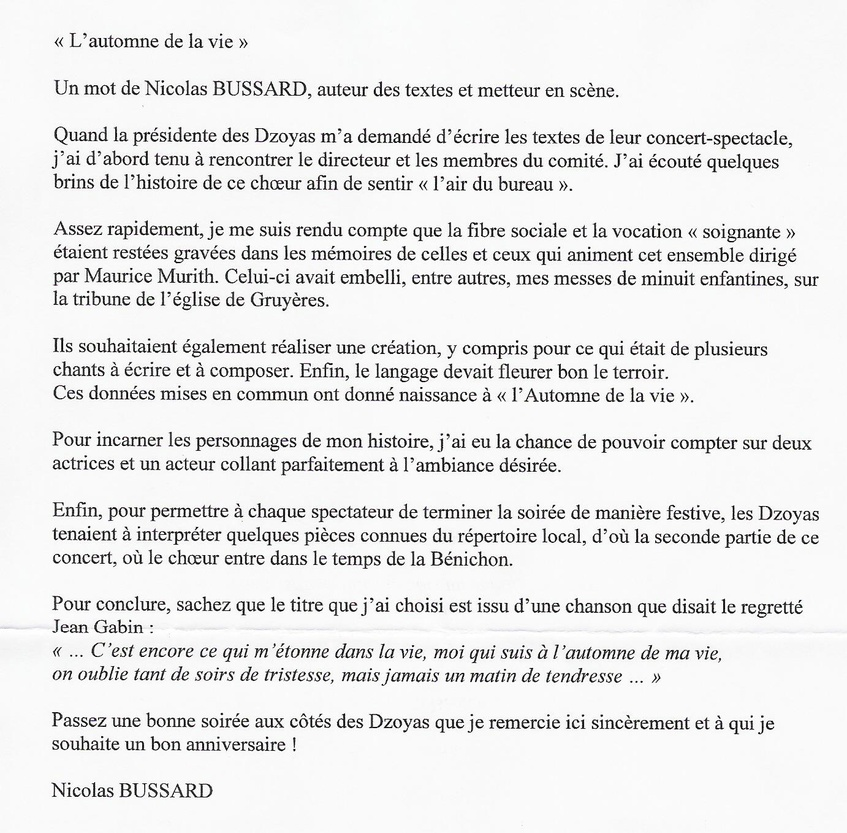
#> input picture testText1.jpg, 847 x 833 px, shrunk from 1382 x 1358 before the run
$ python -i Binarization.py   (imports and definitions only)
#> lines starting #> are read from the running program, lines starting #| are printed output that depends on the picture; after the words box and inside, x2 and y2 are one past the last pixel; in counts of white or black regions, pixels touching at a corner belong together
import numpy as np
import cv2
from matplotlib import pyplot as plt


# first try of the binarization
# [96 lines left out: functions binarization1, labelingConnectivity, not called in this run]

def binarization2(filename):
#> called with filename = 'testText1.jpg'
    img = cv2.imread(filename, 0)
#> img: shape (833, 847); min 0, max 255, mean 233.2

    # Get the Blurred Image
    img_blur = cv2.blur(img, (5,5))
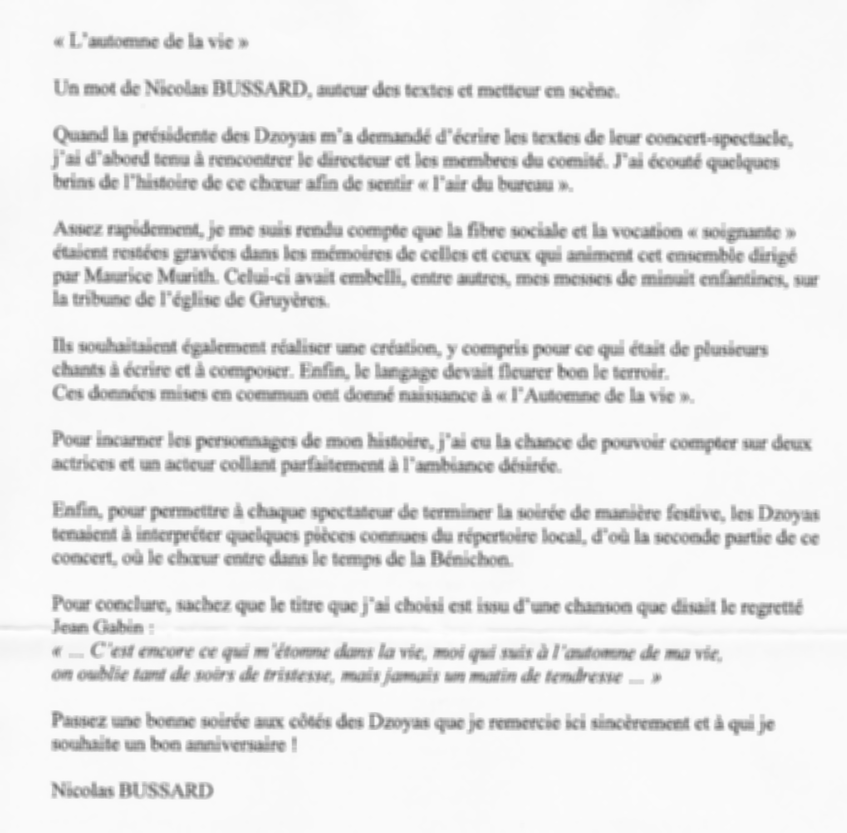
#> img_blur: shape (833, 847); min 94, max 254, mean 233.2

    # Getting the corresponding threshold images
    img_blur_th = cv2.adaptiveThreshold(img_blur, 255, cv2.ADAPTIVE_THRESH_GAUSSIAN_C, \
                                        cv2.THRESH_BINARY, 11, 3)
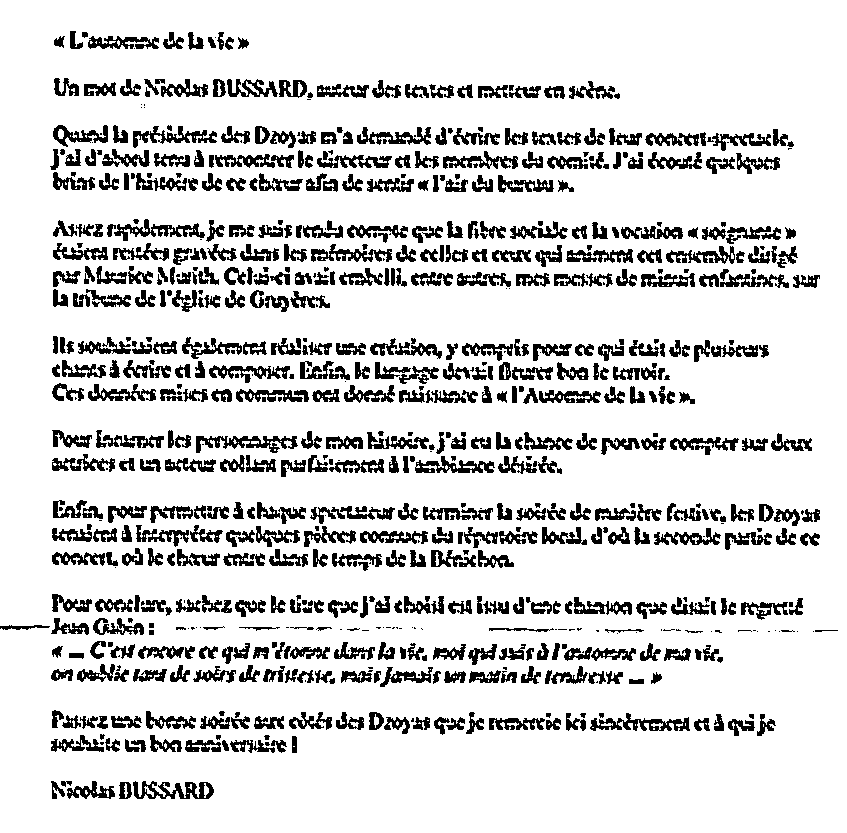
#> img_blur_th: shape (833, 847); 84.8% white; 794 black regions (154 under 20 px), largest, box (x1, y1, x2, y2) and area: (196, 436, 298, 453) 812, (590, 713, 690, 731) 789, (133, 781, 214, 799) 786

    # dilating results
    # kernel
    ker = np.ones((5,5),np.uint8)
    img_blur_th_morph = cv2.morphologyEx(img_blur_th, cv2.MORPH_OPEN, ker)
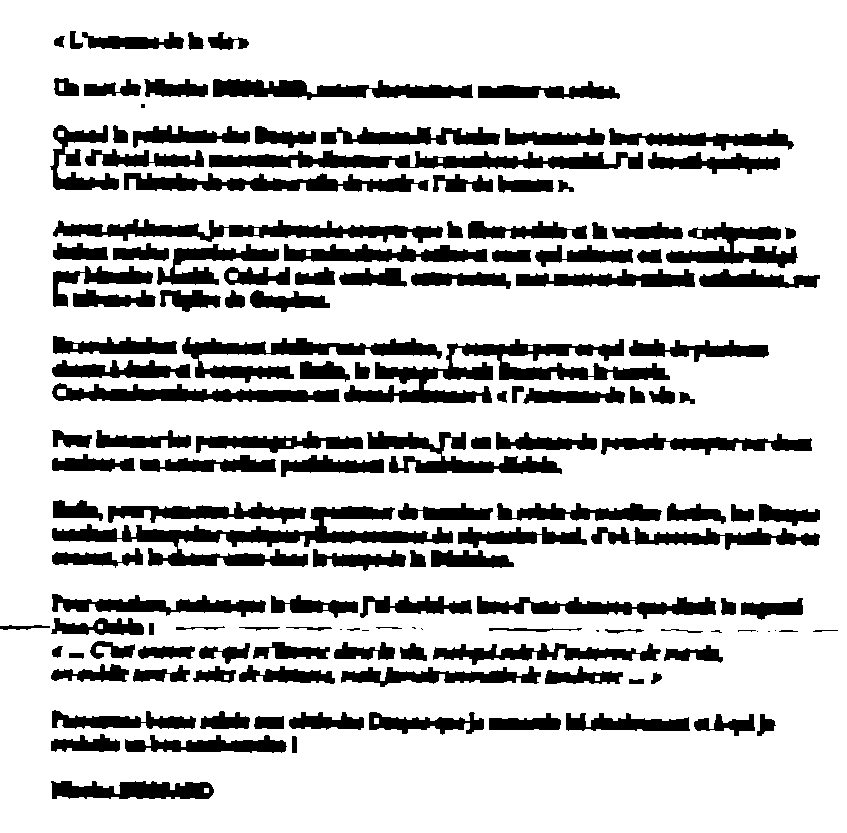
#> img_blur_th_morph: shape (833, 847); 78.5% white; 148 black regions (10 under 20 px), largest, box (x1, y1, x2, y2) and area: (52, 506, 453, 567) 7285, (344, 339, 670, 403) 6947, (209, 150, 643, 169) 4745

    img_th = cv2.adaptiveThreshold(img, 255, cv2.ADAPTIVE_THRESH_GAUSSIAN_C, \
                                        cv2.THRESH_BINARY, 11, 2)
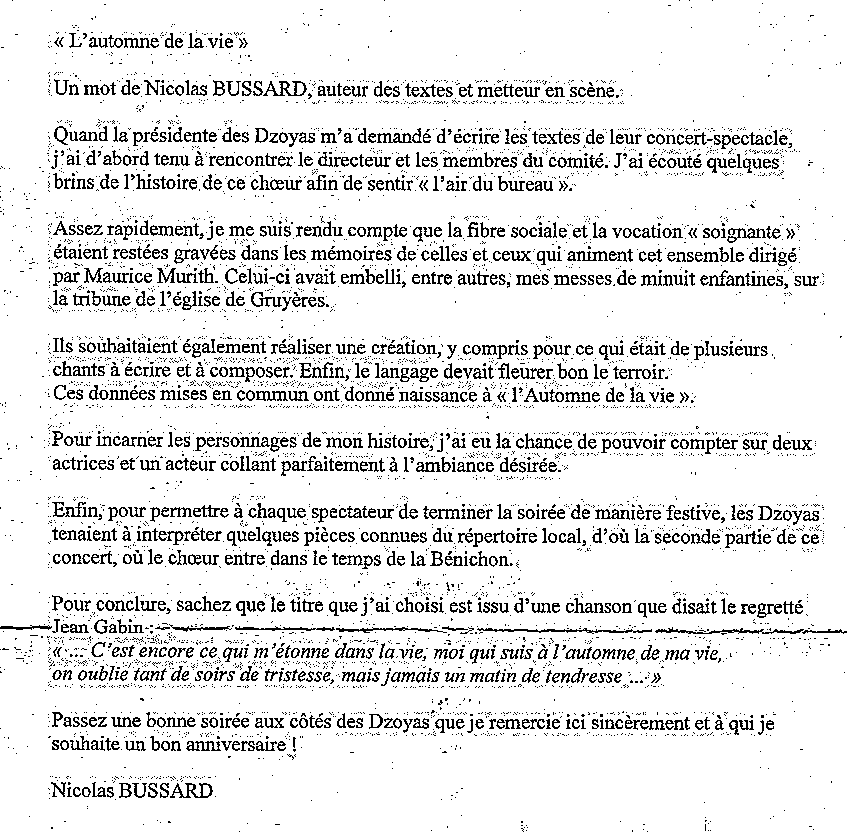
#> img_th: shape (833, 847); 89.8% white; black in thin lines or dots

    # return bluredMask(img_th, img_blur_th_morph)
    bluredMask(img_th, img_blur_th_morph)


def bluredMask(image, blurred_Image):
    for i in range(len(image)):
        for j in range(len(image[i])):
            if blurred_Image[i][j] == 255:
                image[i][j] = 255
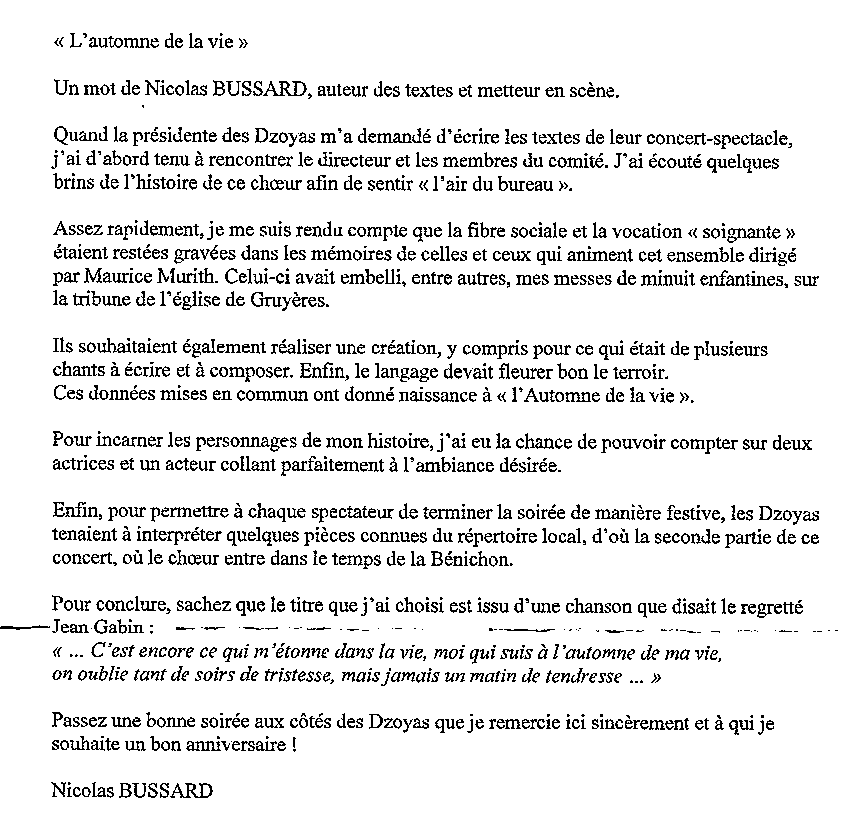
#> image: shape (833, 847); 91.1% white; black in thin lines or dots

    cv2.imwrite("res/cameraGetFrame.png", image)
    # return image

>>> result = binarization2('testText1.jpg')

$ run again, on testText2.jpg
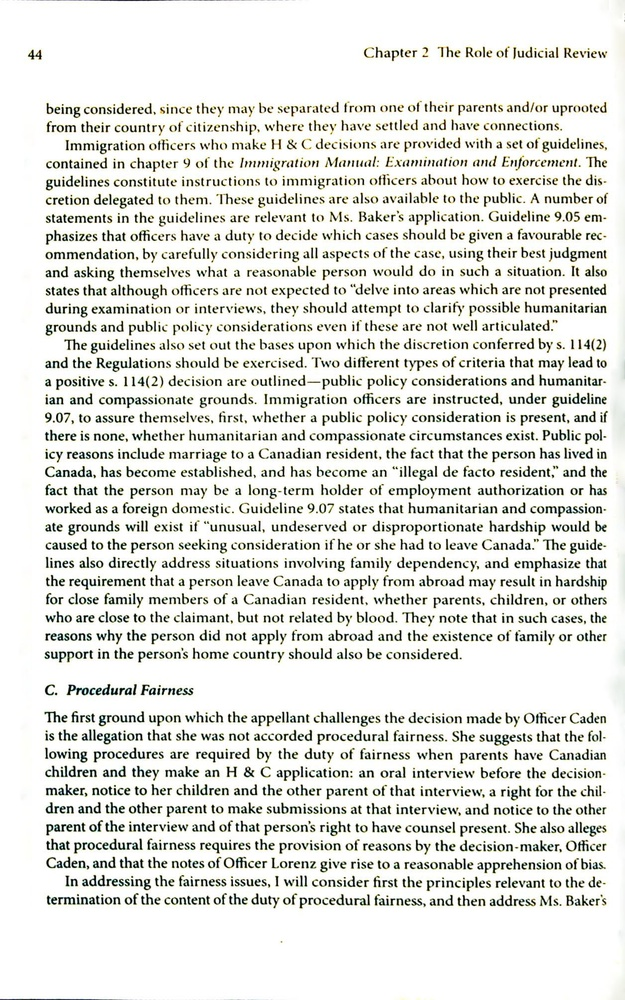
#> input picture testText2.jpg, 625 x 1000 px, shrunk from 1256 x 2008 before the run
#> in binarization2, `img_blur_th = cv2.adaptiveThreshold(img_blur, 255, cv2.ADAPTIVE_THRESH..`:
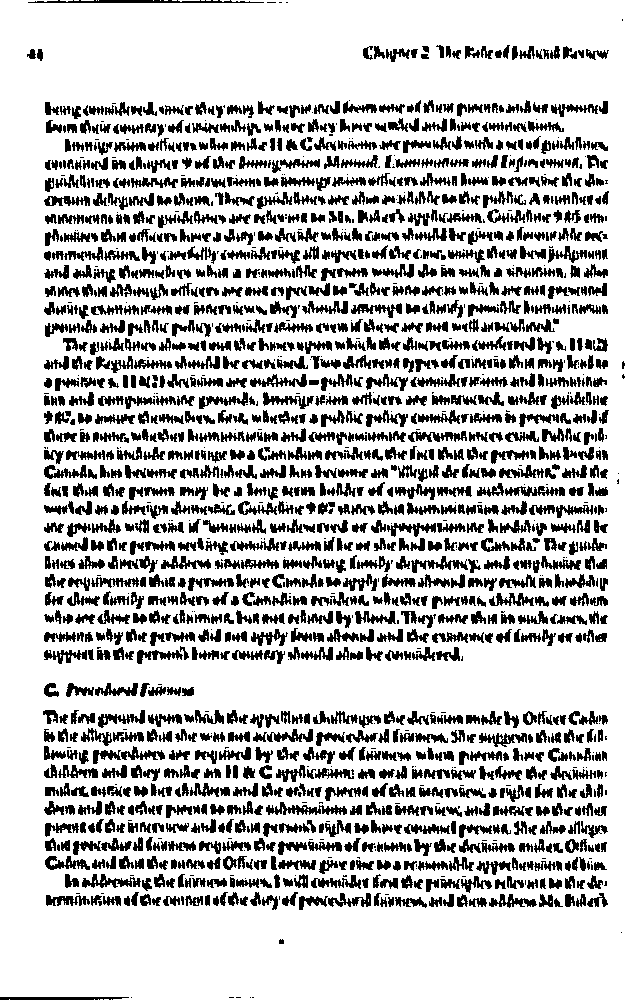
#> img_blur_th: shape (1000, 625); 76.4% white; 1759 black regions (316 under 20 px), largest, box (x1, y1, x2, y2) and area: (28, 0, 264, 3) 514, (266, 802, 347, 815) 504, (82, 874, 141, 888) 399
#> img_blur_th_morph: shape (1000, 625); 66.5% white; 40 black regions (6 under 20 px), largest, box (x1, y1, x2, y2) and area: (43, 710, 608, 910) 53643, (44, 373, 609, 533) 35423, (44, 519, 608, 664) 33888
#> img_th: shape (1000, 625); 84.9% white; black in thin lines or dots
#> after the loop in bluredMask, `for i in range(len(image)):`:
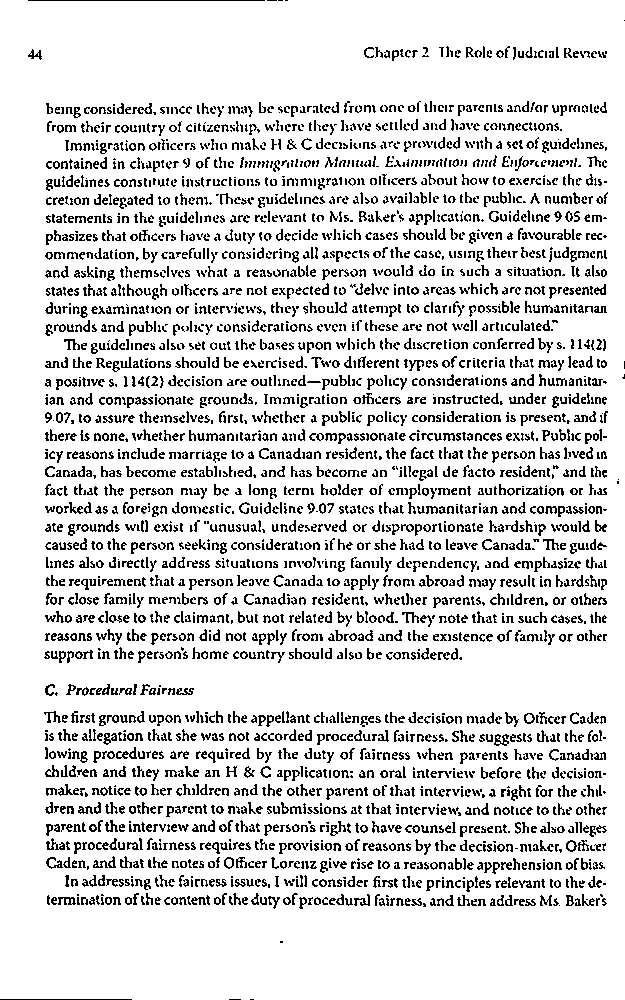
#> image: shape (1000, 625); 85.8% white; black in thin lines or dots

$ run again, on testText3.jpg
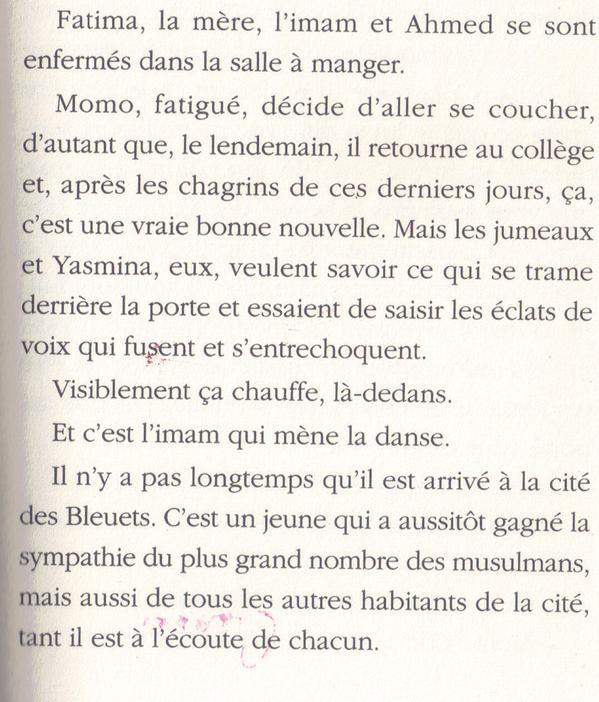
#> input picture testText3.jpg, 599 x 702 px
#> in binarization2, `img_blur_th = cv2.adaptiveThreshold(img_blur, 255, cv2.ADAPTIVE_THRESH..`:
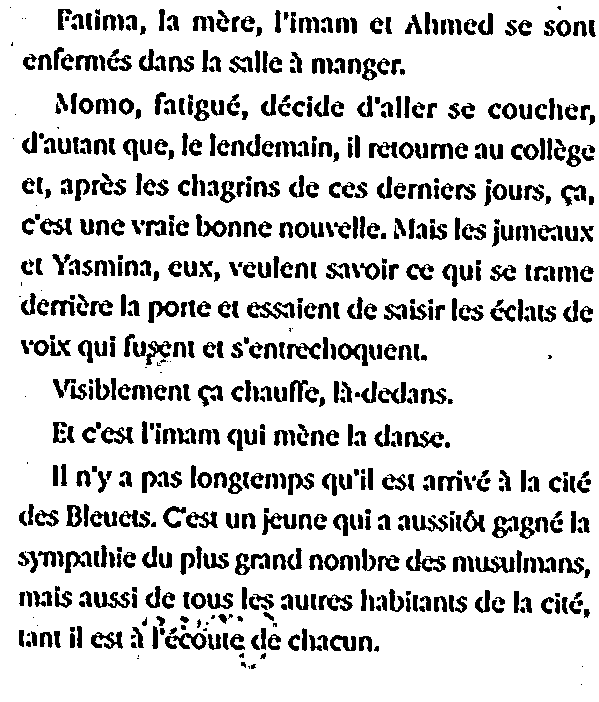
#> img_blur_th: shape (702, 599); 83.8% white; 709 black regions (61 under 20 px), largest, box (x1, y1, x2, y2) and area: (247, 302, 295, 319) 415, (406, 549, 446, 572) 383, (405, 431, 444, 448) 351
#> img_blur_th_morph: shape (702, 599); 76.1% white; 152 black regions (21 under 20 px), largest, box (x1, y1, x2, y2) and area: (249, 337, 427, 366) 2407, (53, 378, 191, 401) 1956, (453, 550, 590, 578) 1936
#> img_th: shape (702, 599); 79.9% white; black in thin lines or dots
#> after the loop in bluredMask, `for i in range(len(image)):`:
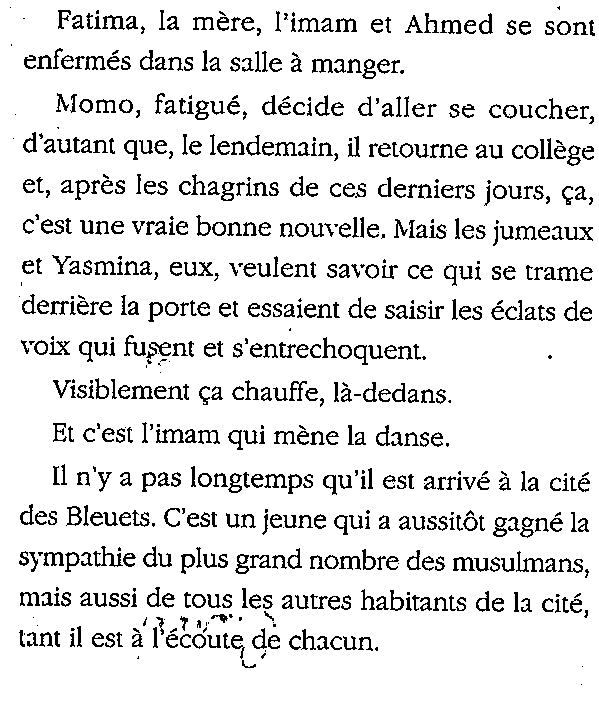
#> image: shape (702, 599); 89.4% white; black in thin lines or dots
